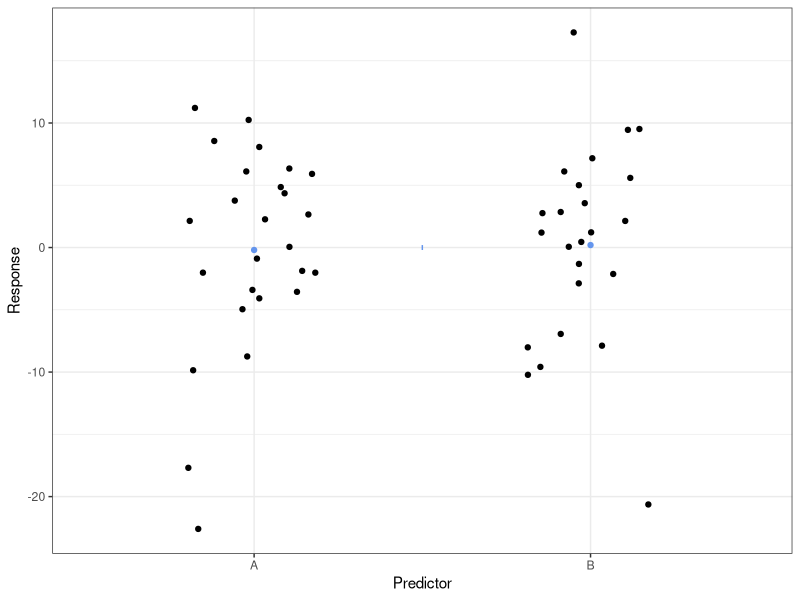

Write R code to recreate this figure.
## ---- chunk 1
library(tidyverse)
set.seed(222)
theme_set(theme_bw())
## ---- chunk 2
x <- sample(c("A", "B"), 50, replace = TRUE)
x_dummy <- ifelse(x == "A", 0, 1)
## ---- chunk 3
B0 <- -10
B1 <- 20
sigma <- 8
## ---- chunk 4
y_expected <- B0 + B1 * x_dummy
## ---- chunk 5
y <- rnorm(
  n = 50,
  mean = mean(y_expected),
  sd = sigma
)

simulated_data <- tibble(
  "Predictor" = x,
  "Response" = y
)
## ---- chunk 6
categorical_lm <- lm(Response ~ Predictor, data = simulated_data)
# How the response is informed by the predictor
# Verify the model coefficients approximate the simulation parameters
summary(categorical_lm)
## ---- chunk 7
betas <- coef(categorical_lm)

ggplot(simulated_data, aes(x = Predictor, y = Response)) +
  geom_point(position = position_jitter(width = 0.2)) +
  # beta_0 = mean of reference level
  annotate("point", x = 1, y = betas[1], color = "cornflowerblue") +
  # beta_1 = difference from reference level
  annotate(
    "segment",
    x = 1.5,
    xend = 1.5,
    y = betas[1],
    yend = sum(betas),
    color = "cornflowerblue"
  ) +
  # beta_0 + beta_1 = mean of second level
  annotate("point", x = 2, y = sum(betas), color = "cornflowerblue")
